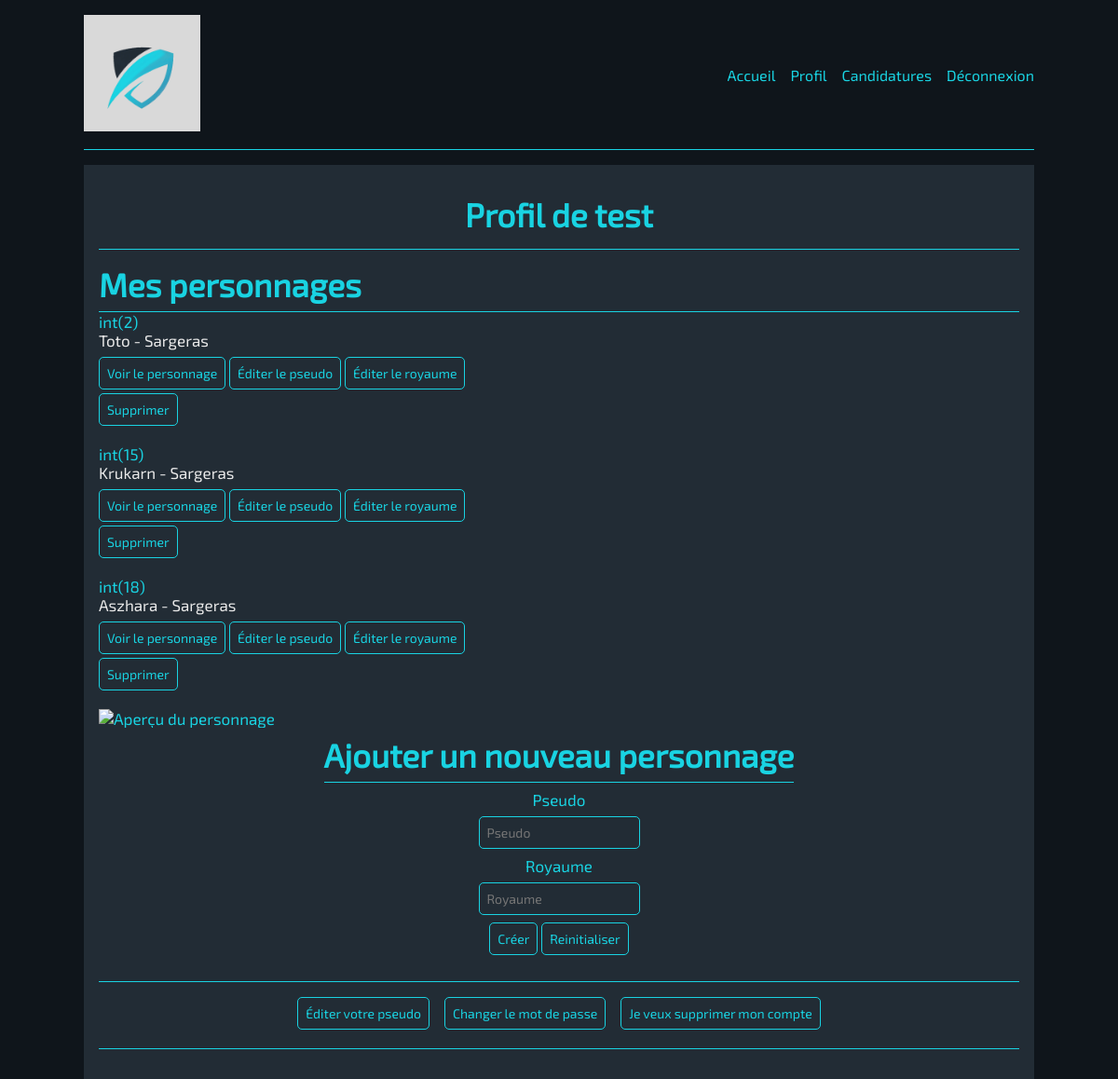
/?action=profil (signed in), run on the app's committed database.
### tables this page shows
CREATE TABLE `membre` (
  `id_membre` int(11) NOT NULL,
  `pseudo` varchar(50) NOT NULL,
  `email` varchar(120) NOT NULL,
  `mot_de_passe` varchar(255) NOT NULL,
  `role` enum('Membre','Titan','Moderateur','') NOT NULL
);

CREATE TABLE `personnage` (
  `pseudo_personnage` varchar(50) NOT NULL,
  `royaume` varchar(50) NOT NULL,
  `id_membre` int(11) NOT NULL,
  `id_personnage` int(11) NOT NULL
);

### controleur/profil_ctr.php (called while the page is built, shortened)
<?php
require_once RACINE . "/modele/membre_bdd.inc.php";
require_once RACINE . "/modele/personnage_bdd.inc.php";
    $email = recupererMailConnecte();
    $membre = recupererMailMembre($email);
    $id_membre = $membre["id_membre"];
    $pseudo = $membre["pseudo"];
    $id_personnage = recupererIdPersonnageParIdMembre($id_membre);
    $pseudo_personnage = recupererPseudoPersonnageParIdMembre($id_membre);
    $royaume_personnage = recupererRoyaumeParIdMembre($id_membre);
    include RACINE . "/vue/header.php";
    include RACINE . "/vue/profil.php";
    include RACINE . "/vue/footer.php";
    exit;

### index.php (called while the page is built, shortened)
<?php
$action= "defaut";
if (isset($_GET["action"])) {$action = $_GET["action"];}
$fichier = navigation($action);
require (RACINE . "/controleur/" . $fichier);
?>

### modele/membre_bdd.inc.php (called while the page is built, shortened)
<?php
function recupererMailMembre($email)
{
    try {
        $connexion = connexionBdd();
        $requete = $connexion->prepare("SELECT * FROM `membre` WHERE email=:email");
        $requete->bindValue(":email", $email, PDO::PARAM_STR);
        $requete->execute();
        $resultat = $requete->fetch(PDO::FETCH_ASSOC);
    } catch (PDOException $erreur) {
        throw new Exception("Erreur: " . $erreur->getMessage());
    }
    return $resultat;
}

### modele/personnage_bdd.inc.php (called while the page is built, shortened)
<?php
function recupererIdPersonnageParIdMembre($id_membre)
{
    try {
        $connexion = connexionBdd();
        $requete = $connexion->prepare("SELECT `id_personnage` FROM `personnage` WHERE id_membre=:id_membre ORDER BY `id_personnage`");
        $requete->bindValue(":id_membre", $id_membre, PDO::PARAM_INT);
        $requete->execute();
        $resultat = $requete->fetchAll(PDO::FETCH_ASSOC);
    } catch (PDOException $erreur) {
        throw new Exception("Erreur: " . $erreur->getMessage());
    }
    return $resultat;
}
function recupererPseudoPersonnageParIdMembre($id_membre)
{
    try {
        $connexion = connexionBdd();
        $requete = $connexion->prepare("SELECT `pseudo_personnage` FROM `personnage` WHERE id_membre=:id_membre ORDER BY `pseudo_personnage` DESC");
        $requete->bindValue(":id_membre", $id_membre, PDO::PARAM_INT);
        $requete->execute();
        $resultat = $requete->fetchAll(PDO::FETCH_ASSOC);
    } catch (PDOException $erreur) {
        throw new Exception("Erreur: " . $erreur->getMessage());
    }
    return $resultat;
}
function recupererRoyaumeParIdMembre($id_membre)
{
    $resultat = array();
    try {
        $connexion = connexionBdd();
        $requete = $connexion->prepare("SELECT `royaume` FROM `personnage` WHERE id_membre=:id_membre");
        $requete->bindValue(":id_membre", $id_membre, PDO::PARAM_INT);
        $requete->execute();
        $resultat =$requete->fetchAll(PDO::FETCH_ASSOC);
    } catch (PDOException $erreur) {
        throw new Exception("Erreur: " . $erreur->getMessage());
    }
    return $resultat;
}

### vue/profil.php (the view, shortened to what this page needs)
<main class="container">
    <h1 class="titre">Profil de <?= $pseudo ?></h1>
    <section id="mes_personnages">
        <div class="liste_personnages">
            <h2>Mes personnages</h2>
            <ul>
                <?php for ($i = 0; $i < count($pseudo_personnage); $i++): ?>
                    <?php $id = $id_personnage[$i]["id_personnage"]; var_dump($id)?>
                    <li>
                        <p><?= ucfirst($pseudo_personnage[$i]["pseudo_personnage"]), " - ", ucfirst($royaume_personnage[$i]["royaume"]); ?></p>
                        <div class="boutons_edition">
                            <button class="visualiser_personnage bouton" data-pseudo="<?= ($pseudo_personnage[$i]["pseudo_personnage"]); ?>" data-royaume="<?= ($royaume_personnage[$i]["royaume"]); ?>" data-id="<?= $id ?>" aria-label="Voir le personnage <?= ucfirst($pseudo_personnage[$i]["pseudo_personnage"]) ?>">Voir le personnage</button>
                            <button class="editer bouton" data-id="<?= $id; ?>" data-type="pseudo" aria-label="Editer le pseudo du personnage <?= ucfirst($pseudo_personnage[$i]["pseudo_personnage"]) ?>">Éditer le pseudo</button>
                            <button class="editer bouton" data-id="<?= $id; ?>" data-type="royaume" aria-label="Editer le royaume du personnage <?= ucfirst($pseudo_personnage[$i]["pseudo_personnage"]) ?>">Éditer le royaume</button>
                            <form action="./?action=profil" method="POST" onsubmit="return confirm('Confirmer la suppression? (cette action est irréversible)')">
                                <button class="bouton" type="submit" name="supprimer_personnage" aria-label="Bouton de suppression pour le personnage <?= ucfirst($pseudo_personnage[$i]["pseudo_personnage"]), " ", ucfirst($royaume_personnage[$i]["royaume"]); ?>">Supprimer</button>
                            </form>
                        </div>
                    </li>
                <?php endfor; ?>
            </ul>
        </div>
        <div class="visualisation_personnage" id="visualisation_personnage">
            <img src="" alt="Aperçu du personnage" class="image_personnage">
        </div>
    </section>
    <section id="ajout_personnage">
        <form action="./?action=profil" method="post">
            <fieldset class="fieldset_profil">
                <legend>
                    <h2>Ajouter un nouveau personnage</h2>
                </legend>
                <label for="pseudo">Pseudo</label>
                <p><input type="text" name="creation_pseudo" placeholder="Pseudo" required></p>
                <label for="royaume">Royaume</label>
                <p><input type="text" name="creation_royaume" placeholder="Royaume" required></p>
                <button class="bouton" type="submit" aria-label="Créer un nouveau personnage">Créer</button>
                <button class="bouton" type="reset" aria-label="Réinitialiser les champs">Reinitialiser</button>
            </fieldset>
        </form>
    </section>
    <section id="reglages_compte">
        <div class="edition_pseudo_compte">
            <button class="editer bouton" data-id="<?= $id_membre; ?>" data-type="pseudo_compte" aria-label="Editer votre pseudo">Éditer votre pseudo</button>
        </div>
        <div class="edition_mot_de_passe">
            <button class="editer bouton" data-id="<?= $id_membre; ?>" data-type="changer_mdp" aria-label="Changer le mot de passe de votre compte">Changer le mot de passe</button>
        </div>
        <div class="supprimer_profil">
            <form action="./?action=profil" method="post" onsubmit="return confirm('Voulez vous vraiment supprimer votre compte? (cette action est irréversible)')">
                <button class="bouton" type="submit">Je veux supprimer mon compte</button>
            </form>
        </div>
    </section>
</main>

### public/css/style.css (style rules this page uses)
:root { --fond: #222c35; --text_color: #19d3e2; --content_color: #e9e9e9; --hover: #ffffff; }
body { background-color: #0F151B; }
* { margin: 0; padding: 0; }
ul { list-style-type: none; }
body { background-size: cover; background-clip: content-box; background-attachment: fixed; color: var(--text_color); font-family: "Exo 2"; font-size: 16px; }
p, h4 { color: var(--content_color); overflow-wrap: break-word; word-break: break-word; }
.container { background-color: var(--fond); max-width: 85%; width: 100%; box-sizing: border-box; justify-self: center; justify-content: space-between; display: flex; flex-direction: column; flex-wrap: wrap; margin: 0 auto; }
img { max-width: 500px; width: 100%; }
h1, h2 { border-bottom: 1px solid var(--text_color); font-size: 21px; padding-bottom: 8px; }
.titre { width: 100%; text-align: center; margin-bottom: 16px; padding: 16px 0; }
#mes_personnages ul li { width: 100%; align-items: flex-start; display: flex; flex-direction: column; margin-bottom: 16px; }
#mes_personnages ul li p { margin-bottom: 8px; }
#mes_personnages ul li button { justify-content: flex-start; flex-direction: row; }
.bouton { font-size: 14px; background-color: var(--fond); border: 1px solid var(--text_color); border-radius: 5px; font-family: "Exo 2"; color: var(--text_color); padding: 8px; margin-bottom: 4px; }
input { background-color: var(--fond); border: 1px solid var(--text_color); border-radius: 5px; font-family: "Exo 2"; font-size: 14px; color: var(--text_color); padding: 8px; margin-top: 4px; margin-bottom: 4px; }
fieldset { border: none; margin-top: 8px; margin-bottom: 8px; width: 100%; text-align: center; }
#ajout_personnage { display: flex; flex-direction: column; flex-wrap: wrap; }
fieldset.fieldset_profil legend { margin-bottom: 8px; }
fieldset.fieldset_profil input { max-width: max-content; width: auto; margin: 8px 0; }
#reglages_compte { margin: 16px 0; display: flex; flex-direction: column; align-items: center; border-top: 1px solid var(--text_color); border-bottom: 1px solid var(--text_color); padding: 16px 0; }
#reglages_compte div { margin: 8px 0; }
@media screen and (min-width: 768px) { body { font-size: 17px; max-width: 100%; } }
@media screen and (min-width: 768px) { h1, h2 { font-size: 35px; } }
@media screen and (min-width: 768px) { .container { padding: 16px; } }
@media screen and (min-width: 768px) { #reglages_compte { flex-direction: row; justify-content: center; } }
@media screen and (min-width: 768px) { #reglages_compte div { margin: 0 8px; } }

### data on the page
membre: pseudo "test"
personnage: pseudo_personnage "Toto"
personnage: pseudo_personnage "Krukarn"
personnage: pseudo_personnage "Aszhara"

### other printed values
$royaume_personnage[$i]["royaume"] "Sargeras"
